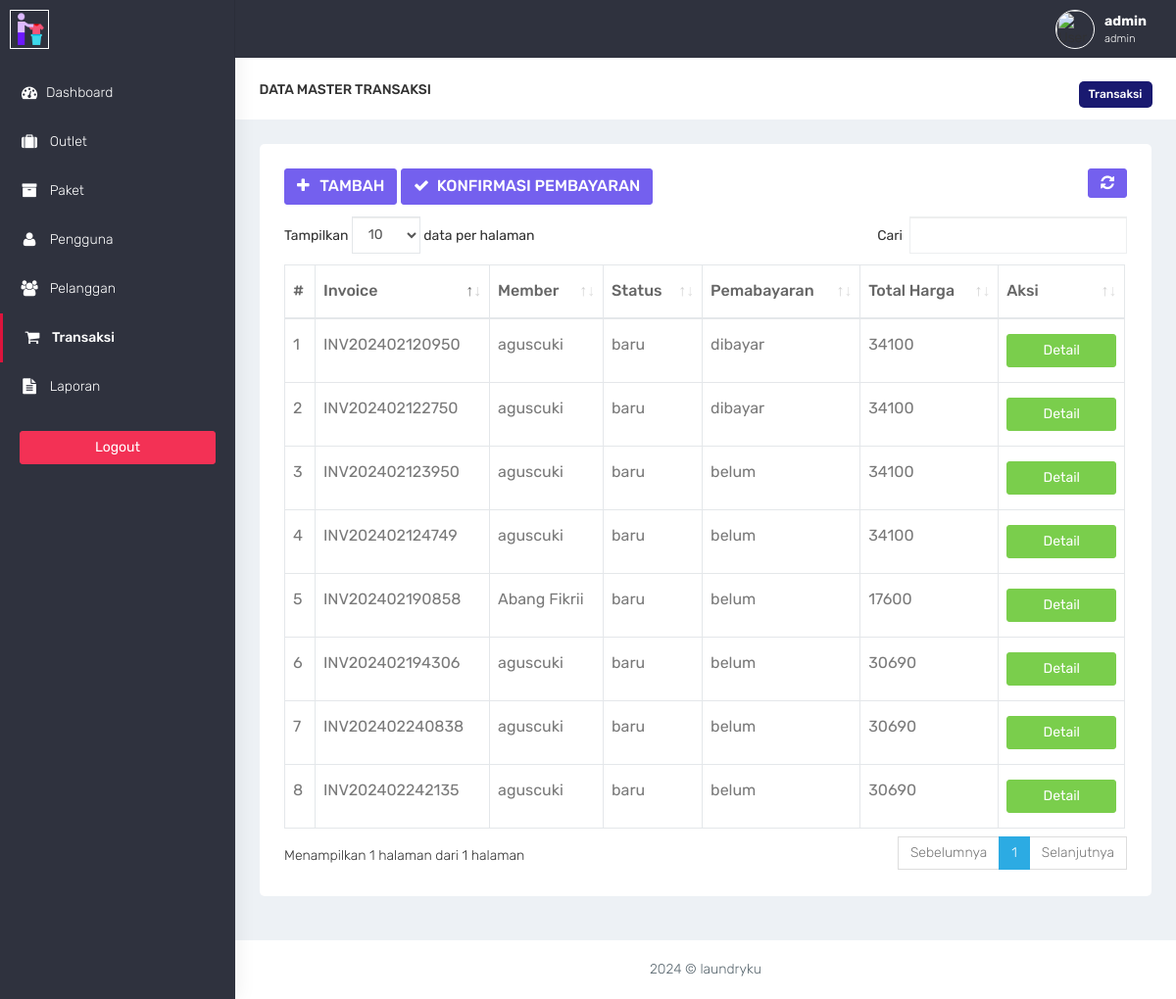
/admin/transaksi.php (signed in), run on the app's committed database.
### tables this page shows
CREATE TABLE `transaksi` (
  `id_transaksi` int(11) NOT NULL,
  `outlet_id` int(11) DEFAULT NULL,
  `kode_invoice` varchar(100) DEFAULT NULL,
  `member_id` int(11) DEFAULT NULL,
  `tgl` datetime DEFAULT NULL,
  `batas_waktu` datetime DEFAULT NULL,
  `tgl_pembayaran` datetime DEFAULT NULL,
  `biaya_tambahan` int(11) DEFAULT NULL,
  `diskon` double DEFAULT NULL,
  `pajak` double DEFAULT NULL,
  `status` enum('baru','proses','selesai','diambil') DEFAULT NULL,
  `status_bayar` enum('dibayar','belum') DEFAULT NULL,
  `user_id` int(11) DEFAULT NULL
);

CREATE TABLE `member` (
  `id_member` int(11) NOT NULL,
  `nama_member` varchar(100) DEFAULT NULL,
  `alamat_member` text DEFAULT NULL,
  `jenis_kelamin` enum('L','P') DEFAULT NULL,
  `telp_member` varchar(15) DEFAULT NULL,
  `no_ktp` varchar(30) DEFAULT NULL
);

CREATE TABLE `detail_transaksi` (
  `id_detail` int(11) NOT NULL,
  `transaksi_id` int(11) DEFAULT NULL,
  `paket_id` int(11) DEFAULT NULL,
  `qty` double DEFAULT NULL,
  `total_harga` double DEFAULT NULL,
  `keterangan` text DEFAULT NULL,
  `total_bayar` int(11) DEFAULT NULL,
  `total_pajak` int(11) DEFAULT NULL,
  `total_diskon` int(11) DEFAULT NULL,
  `total_asli` int(11) DEFAULT NULL
);

### admin/functions.php (called while the page is built, shortened)
<?php
function ambildata($conn,$query){
    $data = mysqli_query($conn,$query);
    if (mysqli_num_rows($data) > 0) {
        while($row = mysqli_fetch_assoc($data)){
        $hasil[] = $row;
    }
    return $hasil;
    }
}
?>

### admin/transaksi.php (the view, shortened to what this page needs)
<?php
$title = 'transaksi';
require 'functions.php';
require 'layout_header.php';
$query = "SELECT transaksi.*,member.nama_member , detail_transaksi.total_harga FROM transaksi INNER JOIN member ON member.id_member = transaksi.member_id INNER JOIN detail_transaksi ON detail_transaksi.transaksi_id = transaksi.id_transaksi ";
$data = ambildata($conn, $query);
?>
<div class="container-fluid">
    <div class="row bg-title">
        <div class="col-lg-3 col-md-4 col-sm-4 col-xs-12">
            <h4 class="page-title">Data Master <?= $title ?></h4>
        </div>
        <div class="col-lg-9 col-sm-8 col-md-8 col-xs-12">
            <ol class="breadcrumb">
                <li class="btn-bread"><a href="#">Transaksi</a></li>
            </ol>
        </div>
    </div>
    <div class="row">
        <div class="col-md-12 col-lg-12 col-sm-12 col-xs-12">
            <div class="white-box rounded">
                <div class="row">
                    <div class="col-md-6">
                        <a href="transaksi_cari_member.php" class="btn btn-primary box-title"><i class="fa fa-plus fa-fw"></i> Tambah</a>
                        <a href="transaksi_konfirmasi.php" class="btn btn-primary box-title"><i class="fa fa-check fa-fw"></i> Konfirmasi Pembayaran</a>
                    </div>
                    <div class="col-md-6 text-right">
                        <button id="btn-refresh" class="btn btn-primary box-title text-right" title="Refresh Data"><i class="fa fa-refresh" id="ic-refresh"></i></button>
                    </div>
                </div>
                <div class="table-responsive">
                    <table class="table table-bordered thead-dark" id="table">
                        <thead class="thead-dark">
                            <tr>
                                <th>#</th>
                                <th>Invoice</th>
                                <th>Member</th>
                                <th>Status</th>
                                <th>Pemabayaran</th>
                                <th>Total Harga</th>
                                <th width="15%">Aksi</th>
                            </tr>
                        </thead>
                        <tbody>
                            <?php foreach ($data as $transaksi) : ?>
                                <tr>
                                    <td></td>
                                    <td><?= $transaksi['kode_invoice'] ?></td>
                                    <td><?= $transaksi['nama_member'] ?></td>
                                    <td><?= $transaksi['status'] ?></td>
                                    <td><?= $transaksi['status_bayar'] ?></td>
                                    <td><?= $transaksi['total_harga'] ?></td>
                                    <td align="center">
                                        <a href="transaksi_detail.php?id=<?= $transaksi['id_transaksi']; ?>" data-toggle="tooltip" data-placement="bottom" title="Edit" class="btn btn-success btn-block">Detail</a>
                                    </td>
                                </tr>
                            <?php endforeach; ?>
                        </tbody>
                    </table>
                </div>
            </div>
        </div>
    </div>
</div>
<?php
require 'layout_footer.php';

### assets/css/colors/default.css (style rules this page uses)
body { background: #fff; }

### admin/transaksi.php (style rules this page uses)
.rounded { border-radius: 5px; }
.btn-bread { background-color: midnightblue; padding: 5px 10px; border-radius: 5px; }
.btn-bread a { color: white !important; font-size: 12px; font-weight: 500; }

### data on the page
transaksi: kode_invoice "INV202402124749", member.nama_member "aguscuki", status "baru", status_bayar "belum", detail_transaksi.total_harga "34100"
transaksi: kode_invoice "INV202402120950", member.nama_member "aguscuki", status "baru", status_bayar "dibayar", detail_transaksi.total_harga "34100"
transaksi: kode_invoice "INV202402122750", member.nama_member "aguscuki", status "baru", status_bayar "dibayar", detail_transaksi.total_harga "34100"
transaksi: kode_invoice "INV202402123950", member.nama_member "aguscuki", status "baru", status_bayar "belum", detail_transaksi.total_harga "34100"
transaksi: kode_invoice "INV202402190858", member.nama_member "Abang Fikrii", status "baru", status_bayar "belum", detail_transaksi.total_harga "17600"
transaksi: kode_invoice "INV202402194306", member.nama_member "aguscuki", status "baru", status_bayar "belum", detail_transaksi.total_harga "30690"
transaksi: kode_invoice "INV202402242135", member.nama_member "aguscuki", status "baru", status_bayar "belum", detail_transaksi.total_harga "30690"
transaksi: kode_invoice "INV202402240838", member.nama_member "aguscuki", status "baru", status_bayar "belum", detail_transaksi.total_harga "30690"

### other printed values
$_SESSION['username'] "admin"
$_SESSION['role'] "admin"
$title "TRANSAKSI"
